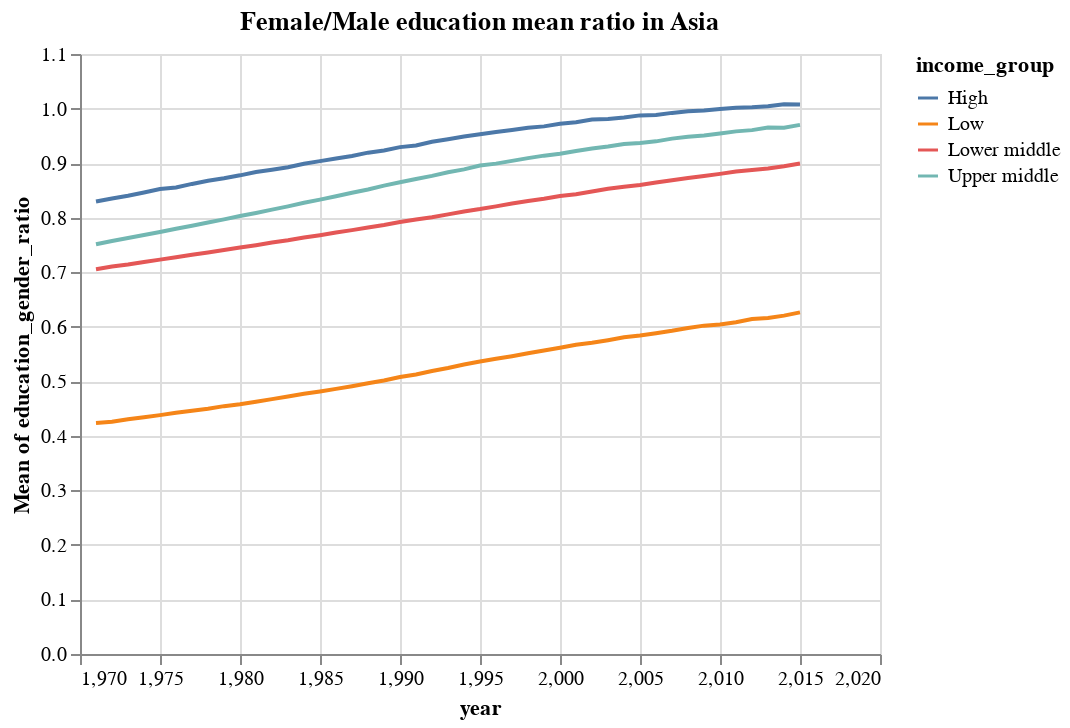

Notebook cell for this chart:
### Code cell
alt.Chart(dat_asia, title="Female/Male education mean ratio in Asia").mark_line().encode(
    x = "year",
    y = "mean(education_gender_ratio)",
    color = "income_group")

### Figure 1 — Vega-Lite specification as saved in the notebook (floating-point values rounded to 4 significant figures; data arrays with more than 128 entries replaced by an {"elided": "..."} marker saying what was removed)
{"config": {"view": {"continuousWidth": 400, "continuousHeight": 300}}, "data": {"name": "data-ce7ab9ce3a22e8cd6dc256cd911f5672"}, "mark": "line", "encoding": {"color": {"type": "nominal", "field": "income_group"}, "x": {"type": "quantitative", "field": "year"}, "y": {"type": "quantitative", "aggregate": "mean", "field": "education_gender_ratio"}}, "title": "Female/Male education mean ratio in Asia", "$schema": "https://vega.github.io/schema/vega-lite/v4.8.1.json", "datasets": {"data-ce7ab9ce3a22e8cd6dc256cd911f5672": {"elided": "2256 records"}}}
